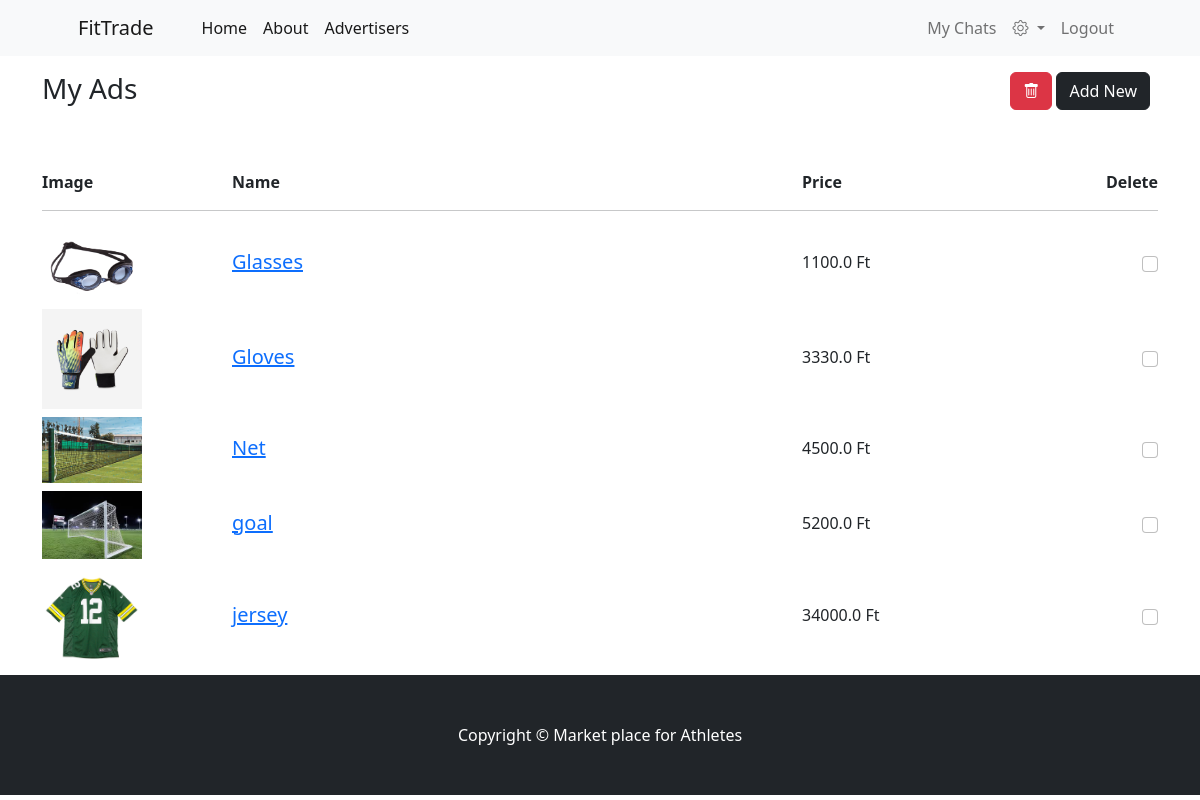
The app's page /members/my-ads/ (signed in) with its own data.
### items/models.py (models this page shows, shortened)
class Item(models.Model):
    name = models.CharField(null=False, blank=False, max_length=300)
    sport = models.ForeignKey(Sport, related_name='items', on_delete=models.CASCADE)
    advertiser = models.ForeignKey(Profile, related_name='items', on_delete=models.CASCADE)
    description = models.TextField(null = True, blank= True, max_length=5000)
    price = models.FloatField(blank=False)
    createdate = models.DateField(null= True, blank=True)
    sold = models.BooleanField(default=False)
    image = models.ImageField(upload_to='uploads/item/', default='uploads/item/noimage.png')
    condition = models.ForeignKey(ItemCondition, related_name='items', on_delete=models.CASCADE)
    class Meta:
        ordering = ['name']

### members/views.py (the view)
# urls.py: path('my-ads/', views.my_ads, name='my_ads' ),
@login_required
def my_ads(request):
    user_profile = request.user.profile
    user_items = Item.objects.filter(advertiser=user_profile)
    if request.method == "POST":
        item_ids = request.POST.getlist('item_ids')
        if item_ids:
            Item.objects.filter(id__in=item_ids, advertiser=user_profile).delete()
            messages.success(request, "Selected items were deleted successfully.")
        return redirect('my_ads')
    return render(request, 'my_ads.html', {'user_items': user_items})

### members/templates/my_ads.html (shortened to what this page needs)
{% extends 'base.html' %}
{% block content %}
<div class="container">
    <div class="col-12">
        <div class="d-flex justify-content-between mt-3">
            <h3 class="h3 mb-3 fw-normal">My Ads</h3>
            <div>
                <button type="submit" form="delete-form" class="btn btn-danger" title="Delete Selected">
                    <i class="bi bi-trash"></i>
                </button>
                <a href="{% url 'addlisting' %}" class="btn btn-dark me-2">Add New</a>
            </div>
        </div>
        <form id="delete-form" method="POST" action="{% url 'my_ads' %}">
            {% if user_items %}
            <br></br>
            <div class="row fw-bold mb-2">
                <div class="col-2">Image</div>
                <div class="col-6">Name</div>
                <div class="col-2">Price</div>
                <div class="col-2 text-end">Delete</div>
            </div>
            <hr>
            {% for item in user_items %}
            <div class="row align-items-center mb-2">
                <div class="col-2">
                    <img src="{{ item.image.url }}" alt="{{ item.name }}" class="img-fluid" style="max-width: 100px;" />
                </div>
                <div class="col-6">
                    <a href="{% url 'edit_item' item.id %}">
                        <h5 class="mb-1">{{ item.name }}</h5>
                    </a>
                </div>
                <div class="col-2">
                    <p class="mb-1">{{ item.price }} Ft</p>
                </div>
                <div class="col-2 text-end">
                    <input type="checkbox" name="item_ids" value="{{ item.id }}" class="form-check-input">
                </div>
            </div>
            {% endfor %}
            {% else %}
            <p>You have no ads yet.</p>
            {% endif %}
        </form>
    </div>
</div>
{% endblock %}

### records on screen
Item: image (picture), name "Glasses", price "1100.0"
Item: image (picture), name "Gloves", price "3330.0"
Item: image (picture), name "Net", price "4500.0"
Item: image (picture), name "goal", price "5200.0"
Item: image (picture), name "jersey", price "34000.0"
